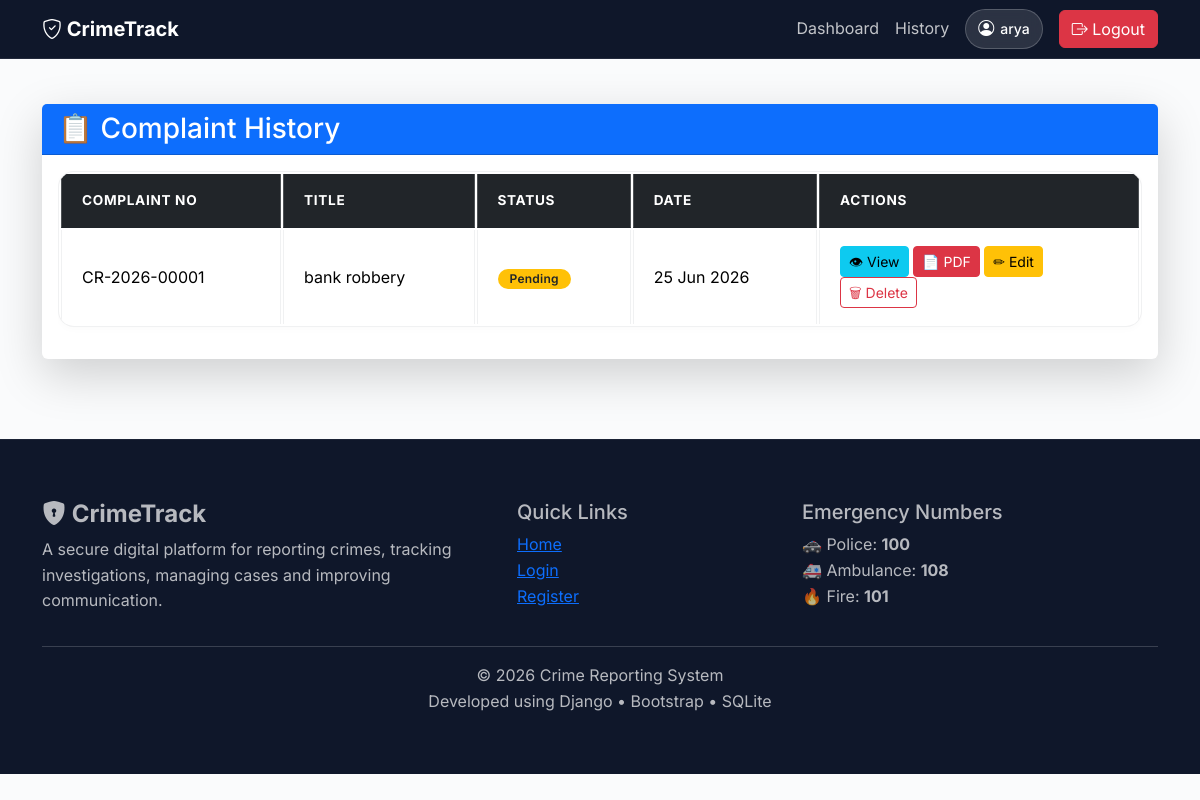
Page /history/ (signed in) on the committed database.
### crime/models.py (models this page shows, shortened)
class Complaint(models.Model):
    complaint_number = models.CharField(
        max_length=25,
        unique=True,
        blank=True
    )
    CATEGORY = [
        ("Theft", "Theft"),
        ("Assault", "Assault"),
        ("Cyber Crime", "Cyber Crime"),
        ("Domestic Violence", "Domestic Violence"),
        ("Missing Person", "Missing Person"),
        ("Drug Crime", "Drug Crime"),
        ("Traffic Violation", "Traffic Violation"),
        ("Fraud", "Fraud"),
        ("Robbery", "Robbery"),
        ("Other", "Other"),
    ]
    STATUS = [
        ("Pending", "Pending"),
        ("Assigned", "Assigned"),
        ("Investigating", "Investigating"),
        ("Closed", "Closed"),
    ]
    PRIORITY = [
        ("Low", "Low"),
        ("Medium", "Medium"),
        ("High", "High"),
        ("Emergency", "Emergency"),
    ]
    user = models.ForeignKey(User, on_delete=models.CASCADE)
    email = models.EmailField(blank=True)
    phone = models.CharField(max_length=15, blank=True)
    anonymous = models.BooleanField(default=False)
    category = models.CharField(max_length=50, choices=CATEGORY, default="Other")
    title = models.CharField(max_length=200)
    description = models.TextField()
    location = models.CharField(max_length=255)
    latitude = models.DecimalField(max_digits=9, decimal_places=6, null=True, blank=True)
    longitude = models.DecimalField(max_digits=9, decimal_places=6, null=True, blank=True)
    crime_date = models.DateField()
    evidence = models.FileField(upload_to="evidence/", blank=True, null=True)
    priority = models.CharField(max_length=20, choices=PRIORITY, default="Medium")
    status = models.CharField(max_length=20, choices=STATUS, default="Pending")
    assigned_officer = models.ForeignKey(
        User,
        on_delete=models.SET_NULL,
        null=True,
        blank=True,
        related_name="assigned_complaints"
    )
    remarks = models.TextField(blank=True)
    fir_generated = models.BooleanField(default=False)
    is_read = models.BooleanField(default=False)
    is_resolved = models.BooleanField(default=False)
    created_at = models.DateTimeField(auto_now_add=True)
    updated_at = models.DateTimeField(auto_now=True)
    class Meta:
        ordering = ["-created_at"]
        indexes = [
            models.Index(fields=["status"]),
            models.Index(fields=["category"]),
            models.Index(fields=["priority"]),
            models.Index(fields=["created_at"]),
        ]

### crime/views.py (the view)
# urls.py: path("history/", views.complaint_history, name="history"),
@login_required
def complaint_history(request):
    complaints = Complaint.objects.filter(user=request.user)
    return render(request, "crime/complaint_history.html", {
        "complaints": complaints
    })

### templates/crime/complaint_history.html (shortened to what this page needs)
{% extends "base.html" %}
{% block content %}
<div class="container mt-4">
    <div class="card shadow-lg border-0">
        <div class="card-header bg-primary text-white">
            <h3 class="mb-0">📋 Complaint History</h3>
        </div>
        <div class="card-body">
            <div class="table-responsive">
                <table class="table table-hover table-bordered align-middle">
                    <thead class="table-dark">
                        <tr>
                            <th>Complaint No</th>
                            <th>Title</th>
                            <th>Status</th>
                            <th>Date</th>
                            <th width="320">Actions</th>
                        </tr>
                    </thead>
                    <tbody>
                    {% for c in complaints %}
                    <tr>
                        <td>{{ c.complaint_number }}</td>
                        <td>{{ c.title }}</td>
                        <td>
                            {% if c.status == "Pending" %}
                                <span class="badge bg-warning text-dark">Pending</span>
                            {% elif c.status == "Assigned" %}
                                <span class="badge bg-primary">Assigned</span>
                            {% elif c.status == "Investigating" %}
                                <span class="badge bg-info text-dark">Investigating</span>
                            {% else %}
                                <span class="badge bg-success">Closed</span>
                            {% endif %}
                        </td>
                        <td>{{ c.created_at|date:"d M Y" }}</td>
                        <td>
                            <a href="{% url 'complaint_detail' c.id %}"
                               class="btn btn-sm btn-info">
                                👁 View
                            </a>
                            <a href="{% url 'download_pdf' c.id %}"
                               class="btn btn-sm btn-danger">
                                📄 PDF
                            </a>
                            {% if c.status == "Pending" %}
                            <a href="{% url 'edit_complaint' c.id %}"
                               class="btn btn-sm btn-warning">
                                ✏ Edit
                            </a>
                            <a href="{% url 'delete_complaint' c.id %}"
                               class="btn btn-sm btn-outline-danger">
                                🗑 Delete
                            </a>
                            {% endif %}
                        </td>
                    </tr>
                    {% empty %}
                    <tr>
                        <td colspan="5" class="text-center">
                            No complaints found.
                        </td>
                    </tr>
                    {% endfor %}
                    </tbody>
                </table>
            </div>
        </div>
    </div>
</div>
{% endblock %}

### templates/base.html (shortened to what this page needs)
{% load static %}
<!DOCTYPE html>
<html lang="en">
<head>
    <link href="https://cdn.jsdelivr.net/npm/bootstrap@5.3.3/dist/css/bootstrap.min.css" rel="stylesheet">
    <link rel="stylesheet"
          href="https://cdn.jsdelivr.net/npm/bootstrap-icons@1.11.3/font/bootstrap-icons.min.css">
    <link rel="stylesheet" href="{% static 'css/style.css' %}">
</head>
<body>
<nav class="navbar navbar-expand-lg fixed-top">
    <div class="container">
        <a class="navbar-brand fw-bold" href="/">
            <i class="bi bi-shield-check"></i>
            CrimeTrack
        </a>
        <div class="collapse navbar-collapse" id="navbar">
            <ul class="navbar-nav ms-auto align-items-center">
                {% if user.is_authenticated %}
                    {% if user.is_superuser %}
                        <li class="nav-item">
                            <a class="nav-link" href="{% url 'admin_dashboard' %}">Dashboard</a>
                        </li>
                    {% elif user.groups.all.0.name == "police" %}
                        <li class="nav-item">
                            <a class="nav-link" href="{% url 'police_dashboard' %}">Dashboard</a>
                        </li>
                    {% else %}
                        <li class="nav-item">
                            <a class="nav-link" href="{% url 'citizen_dashboard' %}">Dashboard</a>
                        </li>
                    {% endif %}
                    <li class="nav-item">
                        <a class="nav-link" href="{% url 'history' %}">History</a>
                    </li>
                    <li class="nav-item ms-2">
                        <span class="user-badge">
                            <i class="bi bi-person-circle"></i>
                            {{ request.user.username }}
                        </span>
                    </li>
                    <li class="nav-item ms-3">
                        <a href="{% url 'logout' %}" class="btn btn-danger">
                            <i class="bi bi-box-arrow-right"></i> Logout
                        </a>
                    </li>
                {% endif %}
            </ul>
        </div>
    </div>
</nav>
<main>
    {% block content %}{% endblock %}
</main>
<footer class="footer">
    <div class="container">
        <div class="row gy-4">
            <div class="col-lg-5">
                <h4 class="fw-bold">
                    <i class="bi bi-shield-lock-fill"></i> CrimeTrack
                </h4>
                <p>
                    A secure digital platform for reporting crimes,
                    tracking investigations, managing cases and improving communication.
                </p>
            </div>
            <div class="col-lg-3">
                <h5>Quick Links</h5>
                <ul class="list-unstyled">
                    <li><a href="/">Home</a></li>
                    <li><a href="{% url 'login' %}">Login</a></li>
                    <li><a href="{% url 'register' %}">Register</a></li>
                </ul>
            </div>
            <div class="col-lg-4">
                <h5>Emergency Numbers</h5>
                <p>
                    🚓 Police: <strong>100</strong><br>
                    🚑 Ambulance: <strong>108</strong><br>
                    🔥 Fire: <strong>101</strong>
                </p>
            </div>
        </div>
        <hr>
        <div class="text-center">
            © 2026 Crime Reporting System<br>
            Developed using Django • Bootstrap • SQLite
        </div>
    </div>
</footer>
</body>
</html>

### static/css/style.css (style rules this page uses)
:root { --bg: #fafbfc; --surface: #ffffff; --text: #0f172a; --muted: #64748b; --primary: #4f46e5; --primary-glow: rgba(79, 70, 229, 0.15); --border: rgba(15, 23, 42, 0.06); --border-hover: rgba(15, 23, 42, 0.12); --radius: 16px; --radius-sm: 10px; --shadow-sm: 0 2px 8px rgba(15, 23, 42, 0.02); --shadow: 0 12px 34px rgba(15, 23, 42, 0.04), 0 4px 12px rgba(15, 23, 42, 0.02); --shadow-hover: 0 20px 40px rgba(15, 23, 42, 0.08), 0 8px 20px rgba(79, 70, 229, 0.04); --transition: all 0.3s cubic-bezier(0.16, 1, 0.3, 1); }
* { margin: 0; padding: 0; box-sizing: border-box; -webkit-font-smoothing: antialiased; -moz-osx-font-smoothing: grayscale; }
body { font-family: 'Inter', sans-serif; background: var(--bg); color: var(--text); padding-top: 80px; line-height: 1.6; }
.navbar { position:fixed; top:0; width:100%; z-index:1000; background:#0f172a; border-bottom:1px solid rgba(255,255,255,0.08); }
.navbar-brand { color:#ffffff !important; }
.nav-link { color:rgba(255,255,255,0.75) !important; }
.user-badge { display: inline-flex; align-items: center; gap: 6px; padding: 6px 12px; border-radius: 999px; background: rgba(255,255,255,0.12); color: #ffffff; font-size: 14px; font-weight: 500; border: 1px solid rgba(255,255,255,0.2); backdrop-filter: blur(10px); transition: 0.3s ease; }
.user-badge i { color: #ffffff; font-size: 16px; }
.table { background: var(--surface); border: 1px solid var(--border); border-radius: var(--radius); overflow: hidden; box-shadow: var(--shadow-sm); border-collapse: separate; }
.table thead { background: #f8fafc; color: var(--muted); font-size: 0.85rem; text-transform: uppercase; letter-spacing: 0.05em; }
.table td, .table th { vertical-align: middle; padding: 16px 20px; border-bottom: 1px solid var(--border); }
.table tr:last-child td { border-bottom: none; }
.badge { display: inline-flex; align-items: center; border-radius: 999px; padding: 4px 12px; font-weight: 600; font-size: 0.75rem; letter-spacing: 0.02em; }
.footer { background: #0f172a; color: rgba(255, 255, 255, 0.7); padding: 60px 0; margin-top: 80px; border-top: 1px solid rgba(255, 255, 255, 0.05); }
.card, .btn { transition: var(--transition); }

### rows in the picture
Complaint: complaint_number "CR-2026-00001", title "bank robbery", status "Pending", created_at "25 Jun 2026"

### other values in the picture
{{ request.user.username }} "arya"
